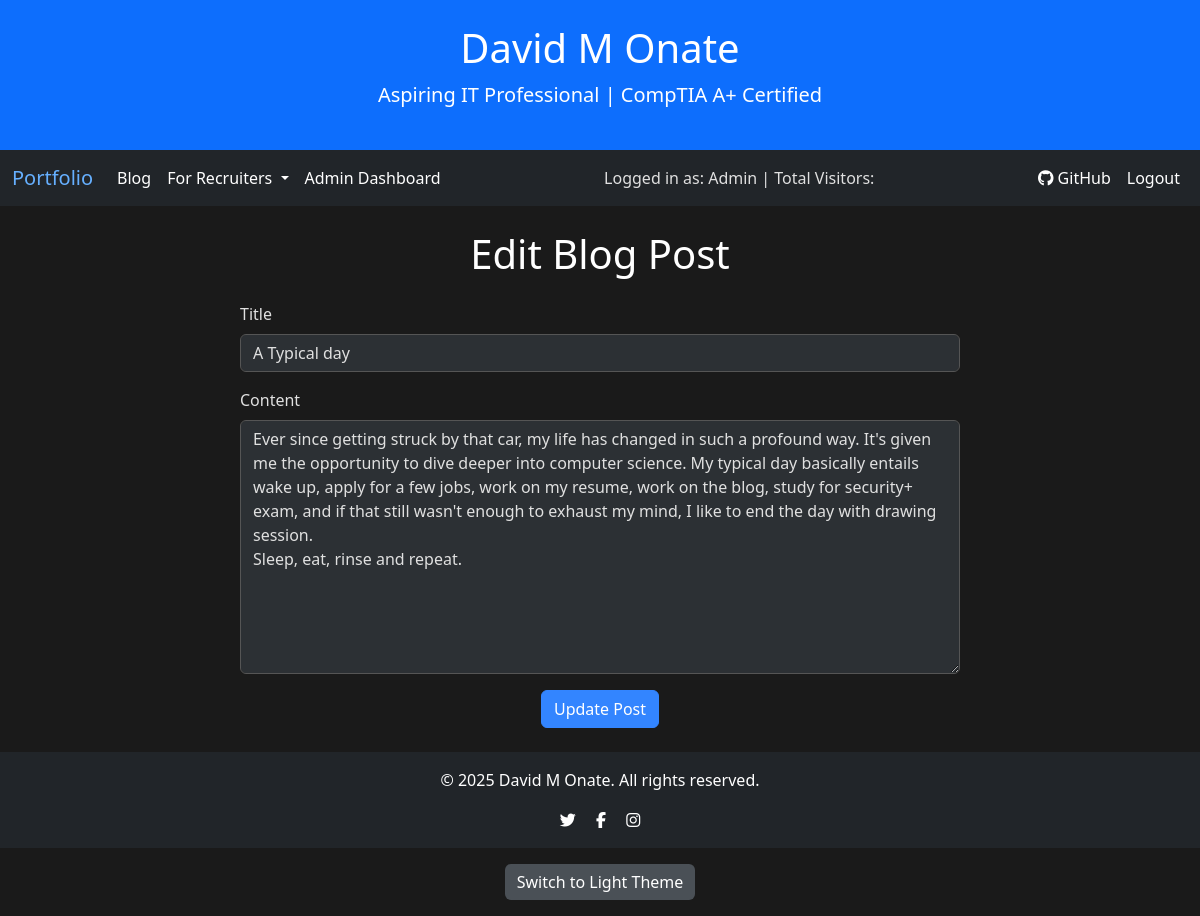
The page /edit_post/3 (signed in) on the database its author committed.
### website/models.py (models this page shows)
class BlogPost(db.Model):
    id = db.Column(db.Integer, primary_key=True)
    title = db.Column(db.String(150))
    content = db.Column(db.Text)
    date = db.Column(db.DateTime, default=datetime.utcnow)
    author = db.Column(db.Integer, db.ForeignKey('user.id'))

### website/views.py (the view)
@blog.route('/edit_post/<int:post_id>', methods=['GET', 'POST'])
@login_required
def edit_post(post_id):
    if not current_user.is_admin:
        flash('You are not authorized to edit posts.', category='error')
        return redirect(url_for('blog.view_blogposts'))
    post = BlogPost.query.get_or_404(post_id)
    form = EditPostForm(obj=post)
    if form.validate_on_submit():
        post.title = form.title.data
        post.content = form.content.data
        db.session.commit()
        flash('Post updated successfully!', category='success')
        return redirect(url_for('blog.view_blogposts'))
    return render_template('edit_post.html', form=form, post=post, user=current_user)

### website/forms.py
class EditPostForm(FlaskForm):
    title = StringField('Title', validators=[DataRequired()])
    content = TextAreaField('Content', validators=[DataRequired()])
    submit = SubmitField('Update Post')

### website/templates/edit_post.html (shortened to what this page needs)
{% extends "base.html" %}
{% block content %}
<div class="container my-4">
    <h1 class="text-center mb-4">Edit Blog Post</h1>
    <div class="row justify-content-center">
        <div class="col-md-8">
            <form method="POST">
                <div class="mb-3">
                    {{ form.title.label(class="form-label") }}
                    {{ form.title(class="form-control") }}
                </div>
                <div class="mb-3">
                    {{ form.content.label(class="form-label") }}
                    {{ form.content(class="form-control", rows=10) }}
                </div>
                <div class="text-center">
                    {{ form.submit(class="btn btn-primary") }}
                </div>
            </form>
        </div>
    </div>
</div>
{% endblock %}

### website/static/style.css (style rules this page uses)
body { background-color: #f8f9fa; color: #212529; transition: background-color 0.3s, color 0.3s; }
body.dark-mode { background-color: #1a1a1a; color: #e0e0e0; }
.container, .container-fluid { background-color: inherit; color: inherit; }
h1, h2, h3, h4, h5, h6 { color: #ffffff; }
body.dark-mode h1, body.dark-mode h2, body.dark-mode h3, body.dark-mode h4, body.dark-mode h5, body.dark-mode h6 { color: #ffffff; }
.btn-primary { background-color: #0d6efd; border-color: #0d6efd; color: #ffffff; }
body.dark-mode .btn-primary { background-color: #3385ff; border-color: #3385ff; }
.form-control { background-color: #ffffff; color: #212529; border: 1px solid #ced4da; }
body.dark-mode .form-control { background-color: #2c3034; color: #e0e0e0; border: 1px solid #555; }

### rows shown on the page
BlogPost: title "A Typical day", content "Ever since getting struck by that car, my life has changed in such a profound way. It's given me the opportunity to dive deeper into computer science. My typical day basically entails wake up, apply for a few jobs, work on my resume, work on the blog, study for security+ exam, and if that still wasn't enough to exhaust my mind, I like to end the day with drawing session. Sleep, eat, rinse and repeat."
